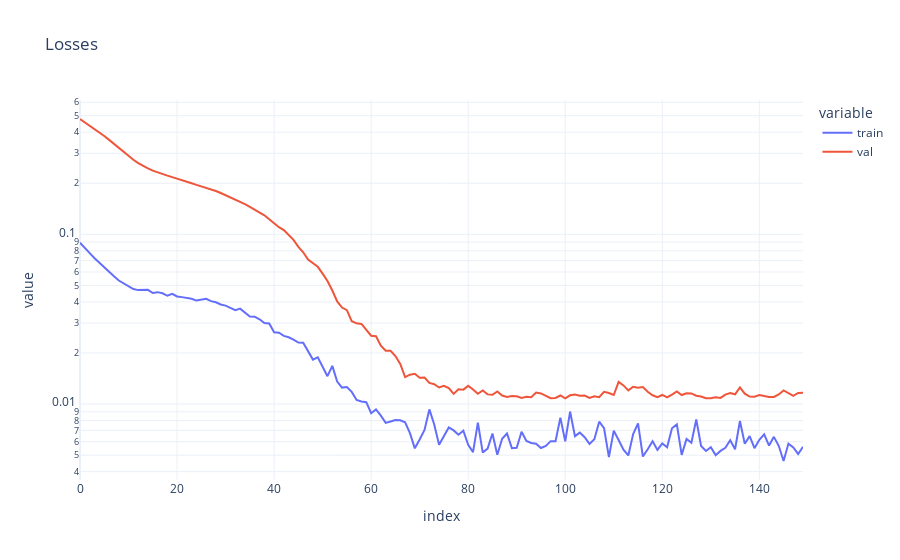

Here is the notebook cell this chart was saved with:
### Code cell
seq_length = 1
n_epochs = 150
batch_size = 2

data_module = ap.PassengerDataModule(
  train=train,
  val=val,
  test=test,
  seq_length=seq_length,
  batch_size=batch_size,
  target_col="passengers",
)

# Create the model, optimizer and loss function
lstm = ap.PassengerLSTM(
  input_size=5, hidden_size=50, num_layers=3, output_size=1, dropout=0.2
)
optimizer = optim.AdamW(lstm.parameters(), lr=0.0001)
loss_fn = nn.MSELoss()


# Train the model
predictor = ap.PassengerPredictor(
  data_module=data_module, model=lstm, optimizer=optimizer, loss_fn=loss_fn
)
train_losses, val_losses = predictor.train(
  model=lstm,
  optimizer=optimizer,
  loss_fn=loss_fn,
  n_epochs=n_epochs,
)


# Plot the losses
losses = pd.DataFrame({"train": train_losses, "val": val_losses})
px.line(losses, y=["train", "val"], title="Losses", log_y=True)

### Figure 1 — Plotly figure (JSON) as saved in the notebook; plotly's stock layout.template omitted (floating-point values rounded to 4 significant figures; data arrays with more than 128 entries replaced by an {"elided": "..."} marker saying what was removed)
{"data": [{"hovertemplate": "variable=train<br>index=%{x}<br>value=%{y}<extra></extra>", "legendgroup": "train", "line": {"color": "#636efa", "dash": "solid"}, "marker": {"symbol": "circle"}, "mode": "lines", "name": "train", "orientation": "v", "showlegend": true, "type": "scatter", "x": {"elided": "150 int values"}, "xaxis": "x", "y": {"elided": "150 float values"}, "yaxis": "y"}, {"hovertemplate": "variable=val<br>index=%{x}<br>value=%{y}<extra></extra>", "legendgroup": "val", "line": {"color": "#EF553B", "dash": "solid"}, "marker": {"symbol": "circle"}, "mode": "lines", "name": "val", "orientation": "v", "showlegend": true, "type": "scatter", "x": {"elided": "150 int values"}, "xaxis": "x", "y": {"elided": "150 float values"}, "yaxis": "y"}], "layout": {"legend": {"title": {"text": "variable"}, "tracegroupgap": 0}, "title": {"text": "Losses"}, "xaxis": {"anchor": "y", "domain": [0, 1], "title": {"text": "index"}}, "yaxis": {"anchor": "x", "domain": [0, 1], "title": {"text": "value"}, "type": "log"}}}
